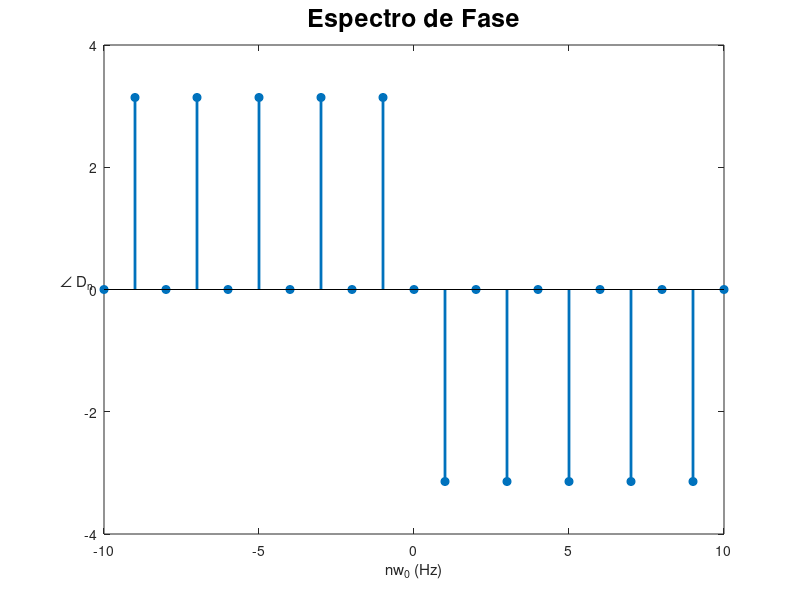

Here is the MATLAB script that generated this plot:
fn=-10:10;
Dn=[0 pi 0 pi 0 pi 0 pi 0 pi 0 -pi 0 -pi 0 -pi 0 -pi 0 -pi 0]

stem(fn,Dn,'filled','MarkerFaceColor','auto','LineWidth',2);
title('Espectro de Fase','FontSize',18);
xlabel('nw_0 (Hz)');
ylabel('\angle D_n','Rotation',0);